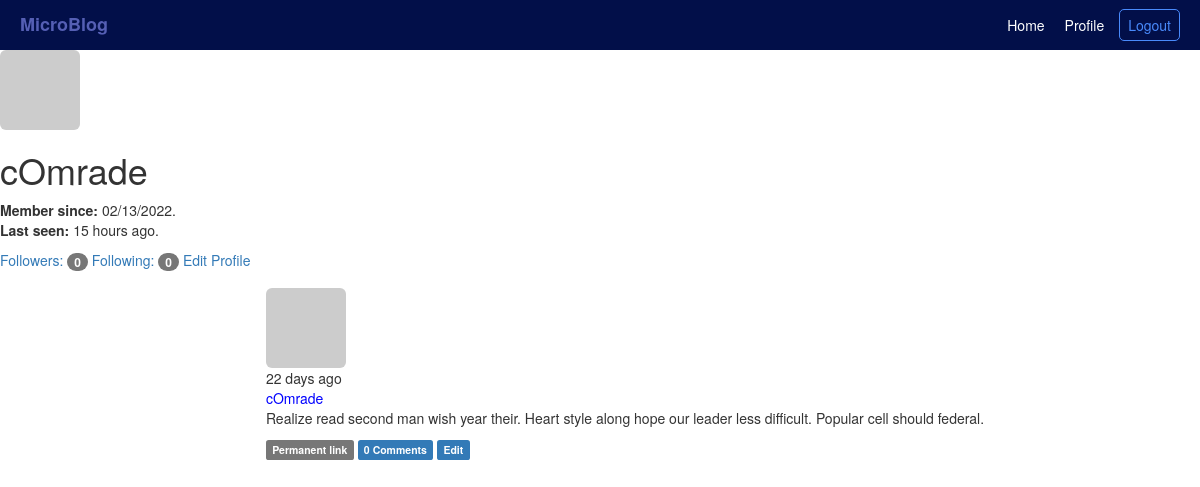
Page /user/cOmrade (signed in) on the earlier database version.
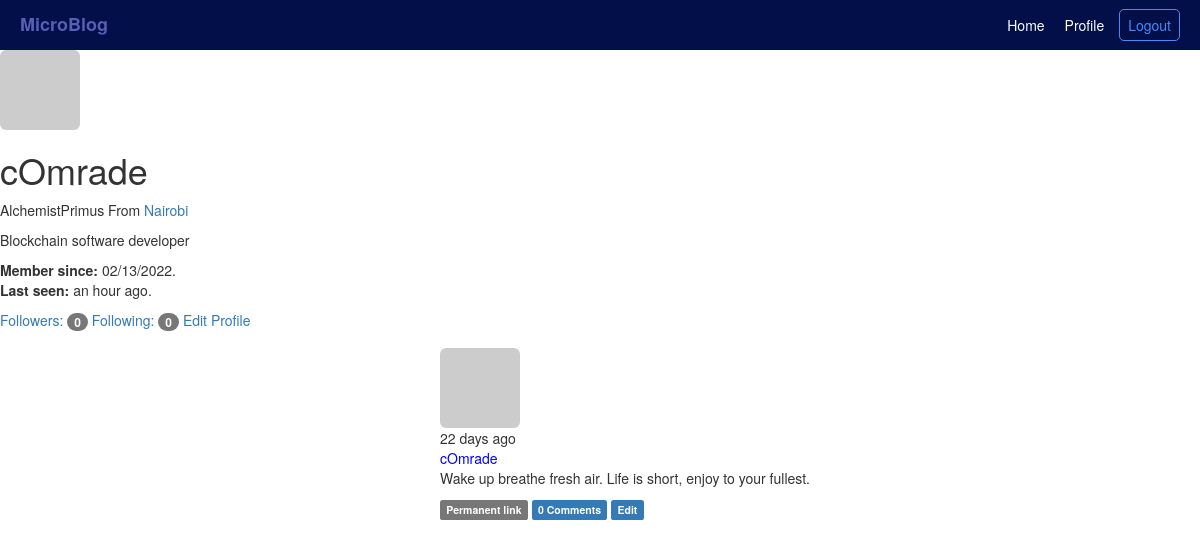
Same page on the later database version.
### app/models.py (models this page shows, shortened)
class User(UserMixin,db.Model):
    __tablename__='users'
    id=db.Column(db.Integer,primary_key=True,autoincrement=True)
    email=db.Column(db.String(64),unique=True,index=True)
    name=db.Column(db.String(64))
    username=db.Column(db.String(64),unique=True,index=True)
    password_hash=db.Column(db.String(128))
    confirmed=db.Column(db.Boolean,default=False)
    location=db.Column(db.String(64))
    about_me=db.Column(db.Text())
    member_since=db.Column(db.DateTime(),default=datetime.utcnow)
    last_seen=db.Column(db.DateTime(),default=datetime.utcnow)
    avatar_hash=db.Column(db.String(64))
    role_id=db.Column(db.Integer,db.ForeignKey('roles.id'))
    posts=db.relationship('Post',backref='author',lazy='dynamic')
    followed=db.relationship('Follow',foreign_keys=[Follow.follower_id],backref=db.backref('follower', lazy='joined'), lazy='dynamic', cascade='all, delete-orphan')
    followers = db.relationship('Follow', foreign_keys=[Follow.followed_id], backref=db.backref('followed', lazy='joined'), lazy='dynamic', cascade='all, delete-orphan')
    comments=db.relationship('Comment',backref='author',lazy='dynamic')
    @property
    def password(self):
        raise AttributeError('Password is not a readable attribute')
    def can(self,perm):
        return self.role is not None and self.role.has_permission(perm)
    def is_administrator(self):
        return self.can(Permission.ADMIN)
    def ping(self):
        self.last_seen=datetime.utcnow()
        db.session.add(self)
        db.session.commit()
    def gravatar(self,size=100,default='identicon',rating='g'):
        if request.is_secure:
            url = 'https://secure.gravatar.com/avatar'
        else:
            url = 'http://www.gravatar.com/avatar'
        hash = hashlib.md5(self.email.lower().encode('utf-8')).hexdigest()
        return '{url}/{hash}?s={size}&d={default}&r={rating}'.format(url=url, hash=hash, size=size, default=default, rating=rating)

class Post(db.Model):
    __tablename__='posts'
    id=db.Column(db.Integer,primary_key=True)
    body=db.Column(db.Text)
    timestamp=db.Column(db.DateTime,index=True,default=datetime.utcnow)
    body_html=db.Column(db.Text)
    author_id=db.Column(db.Integer,db.ForeignKey('users.id'))
    comments=db.relationship('Comment',backref='post',lazy='dynamic')

### app/main/views.py (the view)
@main.route('/user/<username>')
def user(username):
    user=User.query.filter_by(username=username).first_or_404()
    if user is None:
        abort(404)
    posts=user.posts.order_by(Post.timestamp.desc()).all()
    return render_template('user.html',user=user,posts=posts)

### app/main/__init__.py (called while the page is built)
@main.app_context_processor
def inject_permission():
    return dict(Permission=Permission)

### app/main/views.py (called while the page is built)
@main.after_app_request
def after_request(response):
    for query in get_debug_queries():
        if query.duration >= current_app.config['MICROBLOG_SLOW_DB_QUERY_TIME']:
            current_app.logger.warning('Slow query: %s\nParameters: %s\nDuration: %fs\nContext: %s\n'% (query.statement, query.parameters, query.duration, query.context))
    return response

@main.before_app_request
def before_request():
    if current_user.is_authenticated and not current_user.confirmed and request.blueprint !='main' and request.endpoint !='static':
        return redirect(url_for('main.unconfirmed'))

@main.before_app_request
def before_request():
    if current_user.is_authenticated:
        current_user.ping()
        if not current_user.confirmed and request.endpoint and request.blueprint !='main' and request.endpoint != 'static':
            return redirect(url_for('main.unconfirmed'))

### app/models.py (called while the page is built)
@login_manager.user_loader
def load_user(user_id):
    return User.query.get(int(user_id))

### app/templates/user.html (shortened to what this page needs)
{%extends "base.html"%}
{%block content%}
    <img class="img-rounded profile-thumbnail" src="{{user.gravatar(size=256)}}"
    <div class="page-header">
        <h1>{{ user.username }}</h1>
        {% if user.name or user.location %}
        <p>
            {% if user.name %}{{ user.name }}{% endif %}
            {% if user.location %}
                From <a href="http://maps.google.com/?q={{ user.location }}" target="blank">{{ user.location }}</a>
            {% endif %}
            </p>
        {% endif %}
        {% if user.about_me %}<p>{{ user.about_me }}</p>{% endif %}
        <p>
            <b>Member since:</b> {{ moment(user.member_since).format('L') }}.
            <br/>
            <b>Last seen:</b> {{ moment(user.last_seen).fromNow() }}.
        </p>
        <a href="{{ url_for('main.followers', username=user.username) }}">Followers: <span class="badge">{{ user.followers.count()-1 }}</span>
        </a>
        <a href="{{ url_for('main.followed_by', username=user.username) }}">Following: <span class="badge">{{ user.followed.count() -1 }}</span>
        </a>
        {%if user==current_user%}
            <a href="{{url_for('main.edit_profile')}}">Edit Profile</a>
        {%endif%}
    {%include '_posts.html'%}
{%endblock%}

### app/templates/base.html (shortened to what this page needs)
{% extends "bootstrap/base.html"%}
{%block styles%}
{{super()}}
<link rel="stylesheet" href="{{url_for('static',filename="styles/styles.css")}}" type="text/css">
{%endblock%}
{%block navbar%}
    <header>
        <div id="brand"><a href="{{url_for('main.home')}}">MicroBlog</a></div>
        <nav>
            <ul>
                <li><a href="{{url_for('main.home')}}">Home</a></li>
                {%if current_user.is_authenticated%}
                <li><a href="{{url_for('main.user',username=current_user.username)}}">Profile</a></li>
                <li id="login"><a href="{{url_for('main.logout')}}">Logout</a></li>
                {%else%}
                <li id="login"><a href="{{url_for('main.login')}}">Login</a></li>
                <li id="signup"><a href="{{url_for('main.register')}}">Signup</a></li>
                {%endif%}
            </ul>
        </nav>
    </header>
{%endblock%}

### app/templates/_posts.html
<ul class="posts">
{% for post in posts %}
    <li class="post">
        <div class="profile-thumbnail">
            <a href="{{ url_for('main.user', username=post.author.username) }}"><img class="img-rounded profile-thumbnail" src="{{ post.author.gravatar(size=40) }}"></a>
        </div>
        <div class="post-date">
            {{ moment(post.timestamp).fromNow() }}
        </div>
        <div class="post-author">
            <a href="{{ url_for('main.user', username=post.author.username) }}"> {{ post.author.username }}</a>
        </div>
        <div class="post-body">
            {% if post.body_html %}
                {{ post.body_html | safe }}
            {% else %}
                {{ post.body }}
            {% endif %}
            <div class="post-footer">
                <a href="{{ url_for('main.post', id=post.id) }}"><span class="label label-default">Permanent link</span></a>
                <a href="{{ url_for('main.post', id=post.id) }}#comments">
                    <span class="label label-primary">{{ post.comments.count() }} Comments</span>
                </a>
                {% if current_user == post.author %}
                    <a href="{{ url_for('main.edit', id=post.id) }}"><span class="label label-primary">Edit</span></a>
                {% elif current_user.is_administrator() %}
                    <a href="{{ url_for('main.edit', id=post.id) }}"><span class="label label-danger">Edit [Admin]</span></a>
                {% endif %}
            </div>
        </div>
    </li>
{% endfor %}
</ul>

### app/static/styles/styles.css (style rules this page uses)
:root { box-sizing: border-box; }
body { font: 'Ariel', 'sans-serif'; }
.nav-tabs>li, .post-author>a { color: blue !important; }
header a { text-decoration: none; }
header { padding: 0 20px; background-color: rgb(2, 15, 73); height: 50px; display: flex; justify-content: space-between; }
#brand { font-weight: bold; font-size: 18px; display: flex; align-items: center; }
#brand a { color: #555fb4; }
ul { list-style: none; height: 100%; display: flex; align-items: center; justify-content: space-around; }
ul a { color: white; }
ul li { padding: 5px; margin-left: 10px; }
#login, #signup { border-radius: 5px; padding: 5px 8px; }
#login { border: 1px solid #498afb; }
#login a { color: #498afb; }
.posts { display: flex; flex-direction: column; }
.post { flex: 1; padding: 1.2em; align-items: left; }

Differences in the rows shown:
changed User "cOmrade": name (not shown) → "AlchemistPrimus"; location (not shown) → "Nairobi"; about_me (not shown) → "Blockchain software developer"; last_seen "15 hours ago" → "an hour ago"
changed Post "cOmrade": body_html "Realize read second man wish year their. Heart style along hope our leader less difficult. Popular cell should federal." → "Wake up breathe fresh air. Life is short, enjoy to your fullest."
Other differences:
text now shown: "From"
